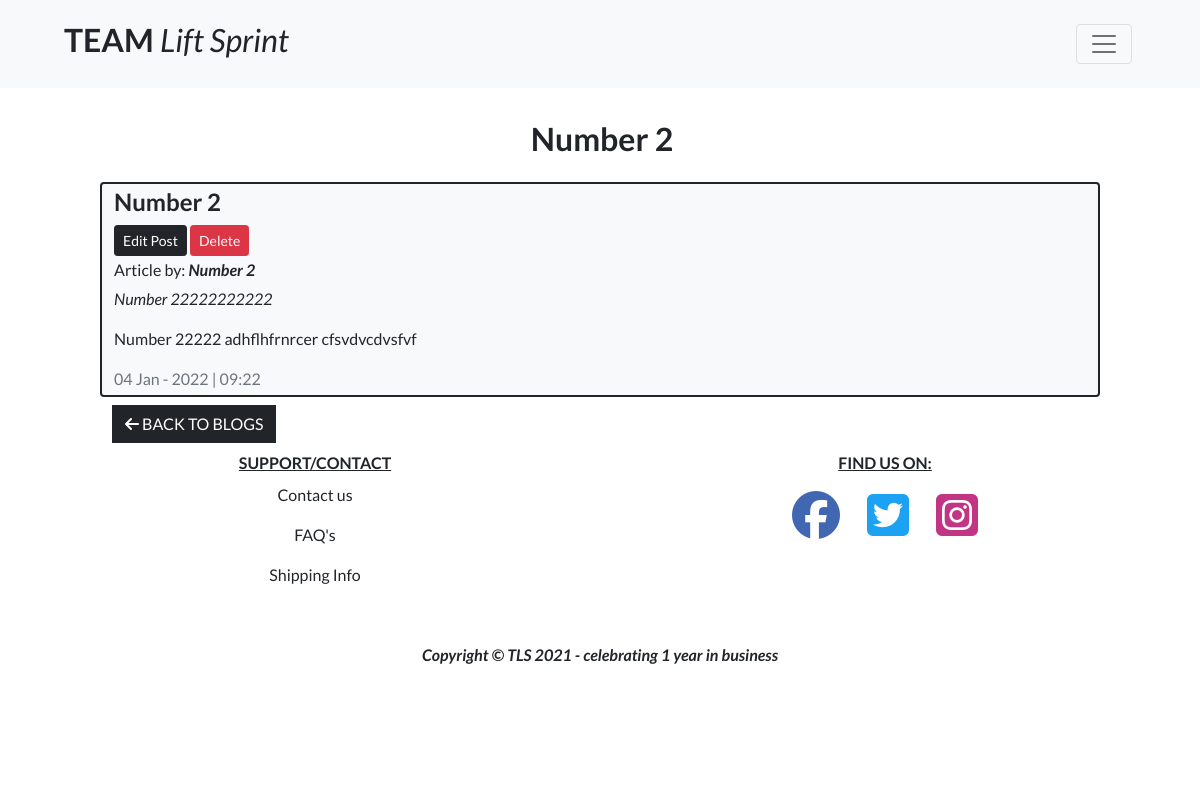
The app's page /blog/Number2/, older data.
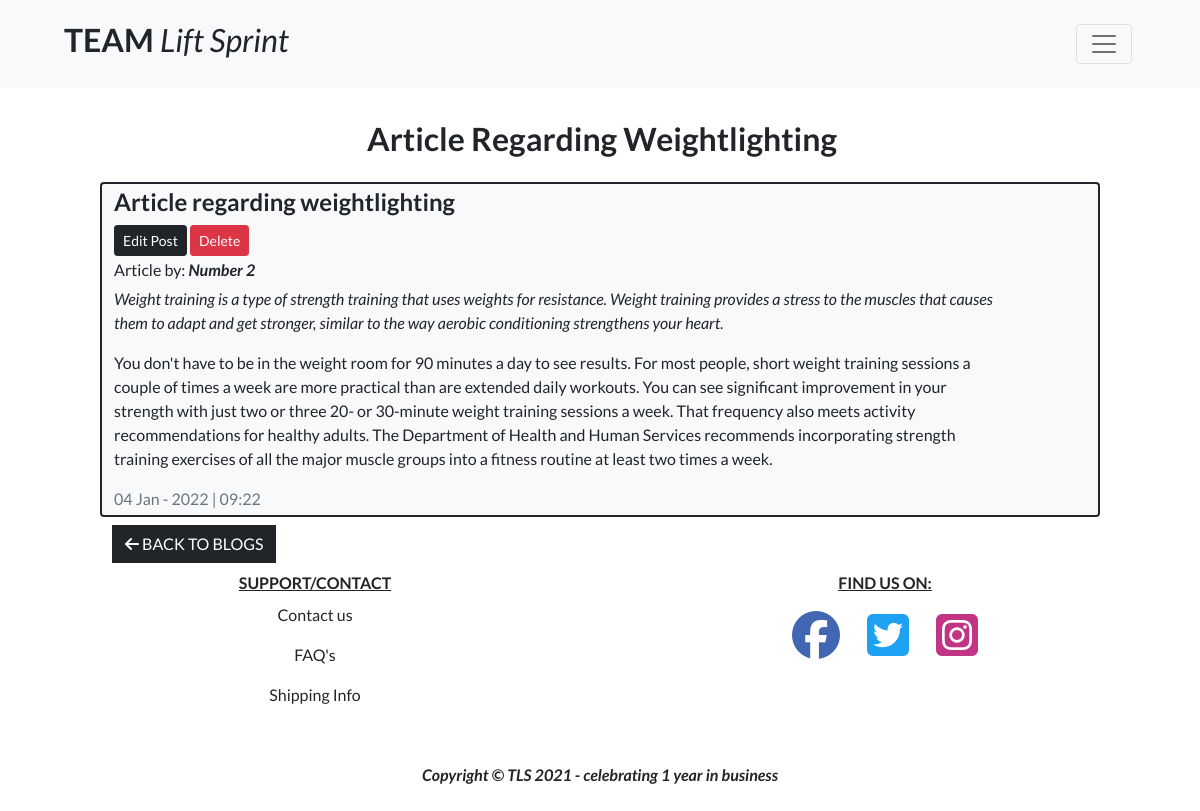
The same page, newer data.
### blog/models.py (models this page shows, shortened)
class Post(models.Model):
    blog = models.ForeignKey(
        Blog, related_name="posts", on_delete=models.CASCADE)
    title = models.CharField(max_length=100)
    slug = models.SlugField()
    author = models.CharField(max_length=255)
    intro = models.TextField()
    article = models.TextField()
    date_added = models.DateTimeField(auto_now_add=True)

### blog/views.py (the view)
# urls.py: path('<slug:slug>/', views.post_detail, name='post_detail'),
def post_detail(request, slug):
    post = Post.objects.get(slug=slug)
    template = 'blog/post_detail.html'
    context = {
        'post': post,
    }
    return render(request, template, context)

### bag/contexts.py (called while the page is built, shortened)
def bag_contents(request):
    bag_items = []
    total = 0
    product_count = 0
    bag = request.session.get('bag', {})
    if total < settings.FREE_DELIVERY_THRESHOLD:
        delivery = total * Decimal(settings.STANDARD_DELIVERY_PERCENTAGE / 100)
        free_delivery_delta = settings.FREE_DELIVERY_THRESHOLD - total
    else:
        delivery = 0
        free_delivery_delta = 0
    grand_total = delivery + total
    context = {
        'bag_items': bag_items,
        'total': total,
        'product_count': product_count,
        'delivery': delivery,
        'free_delivery_delta': free_delivery_delta,
        'free_delivery_threshold': settings.FREE_DELIVERY_THRESHOLD,
        'grand_total': grand_total,
    }
    return context

### blog/templates/blog/post_detail.html (shortened to what this page needs)
{% extends "base.html" %}
{% load static %}
{% block page_header %}
    <div class="container position-relative pt-5 p-2 g-0">
    </div>
{% endblock %}
{% block content %}
<div class="overlay"></div>
    <div class="container position-relative pt-5 g-0">
        <div class="row">
            <div class="col">
                <h2 class="fw-bold text-center text-capitalize mb-4 mt-3 ms-1">{{ post.title}}</h2>
            </div>
        </div>
    </div>
    <div class="container col-10">
        <div class="row bg-light text-dark border border-dark rounded-2 border-2">
            <div class="col-8 mt-1">
                <h4 class = "fw-bold">{{ post.title }}</h4>
                <a href="{% url 'edit_post' post.slug %}" class="btn btn-dark btn-sm">Edit Post</a>
                <a class="text-light btn btn-danger btn-sm" href="{% url 'delete_post' post.slug %}">Delete</a></small>
            </div>
            <div class="col-8 mt-1">
                <h6>Article by: <i><strong>{{ post.author }}</strong></i></h6>
            </div>
            <div class="col-11">
                <p><i>{{ post.intro }}</i></p>
            </div>
            <div class="col-11">
                <p>{{ post.article }}</p>
            </div>
            <div class="col-8 mb-1">
                <div class="text-muted">{{ post.date_added | date:"d M - Y | h:i"}}</div>
            </div>
        </div>
        <a class="btn btn-dark rounded-0 mt-2 text-uppercase" href="{% url 'blog' %}"><i class="fas fa-arrow-left"></i> Back to Blogs</a>
    </div>
{% endblock %}

Row changes from the older to the newer data that the page shows:
changed Post "Number 2": title "Number 2" → "Article Regarding Weightlighting"; title "Number 2" → "Article regarding weightlighting"; intro "Number 22222222222" → "Weight training is a type of strength training that uses weights for resistance. Weight training provides a stress to the muscles that causes them to adapt and get stronger, similar to the way aerobic conditioning strengthens your heart."; article "Number 22222 adhflhfrnrcer cfsvdvcdvsfvf" → "You don't have to be in the weight room for 90 minutes a day to see results. For most people, short weight training sessions a couple of times a week are more practical than are extended daily workouts. You can see significant improvement in your strength with just two or three 20- or 30-minute weight training sessions a week. That frequency also meets activity recommendations for healthy adults. The Department of Health and Human Services recommends incorporating strength training exercises of all the major muscle groups into a fitness routine at least two times a week."
